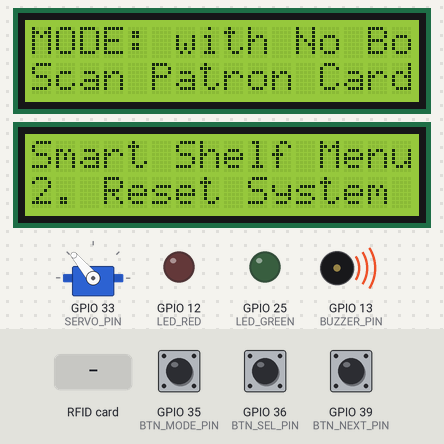
A sketch run on a simulated ESP32. On the bench: servo, 2 × 16×2 character LCD, output pins drawn as LEDs (lit = HIGH), buzzer (waves = sounding, pin HIGH). The test bench sets the inputs (shaded band); at power-on: GPIO 39 (BTN_NEXT_PIN) LOW, GPIO 35 (BTN_MODE_PIN) HIGH, GPIO 36 (BTN_SEL_PIN) LOW. WiFi joins after 1.5 s; servers stay silent unless stated; uploads are accepted with an empty reply; what the sketch prints to the serial monitor is not drawn.

Above: at 3.0 s.
3.1 s: RFID card 5E 7A 19 C4 held to the reader
At 4.7 s:
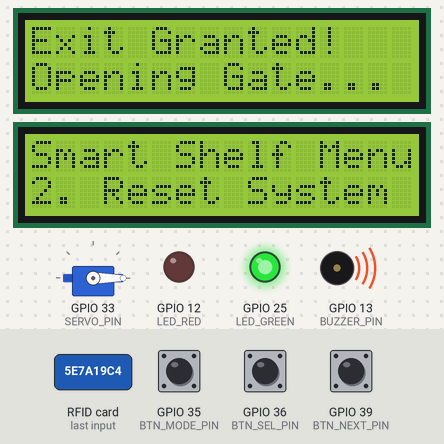
5.1 s: GPIO 39 (BTN_NEXT_PIN) pulled HIGH for 3.2 s
At 8.0 s:
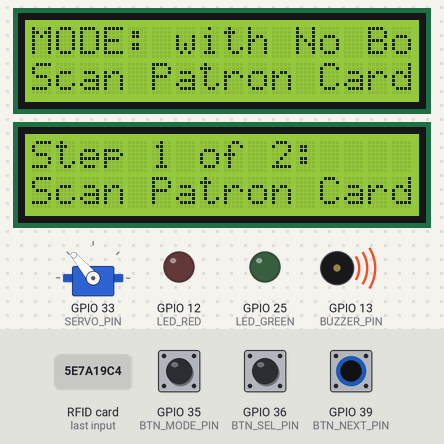
9.8 s: GPIO 35 (BTN_MODE_PIN) pulled LOW for 1 s
At 10.09 s:
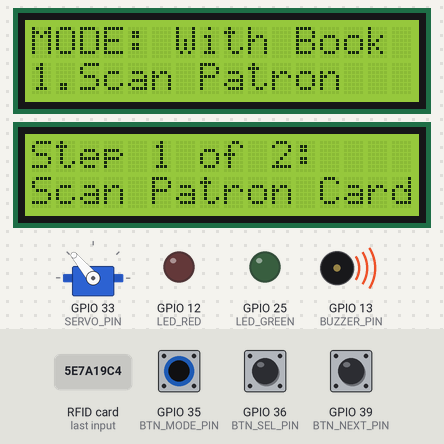
12.3 s: RFID card 5E 7A 19 C4 held to the reader
At 13.6 s:
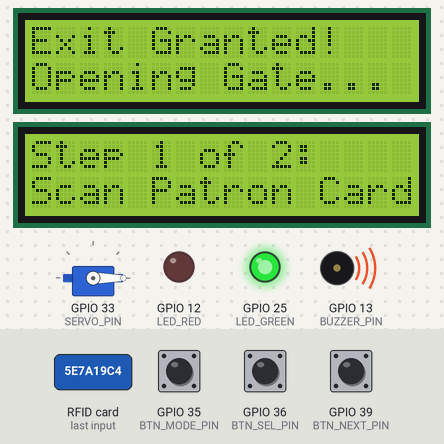
15.3 s: RFID card 5E 7A 19 C4 held to the reader
At 17.1 s:
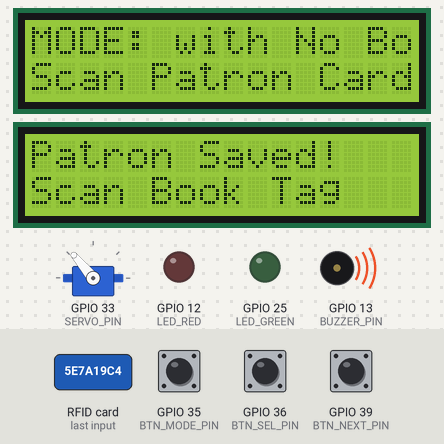
18.3 s: GPIO 35 (BTN_MODE_PIN) pulled LOW for 0.15 s
At 19.7 s:
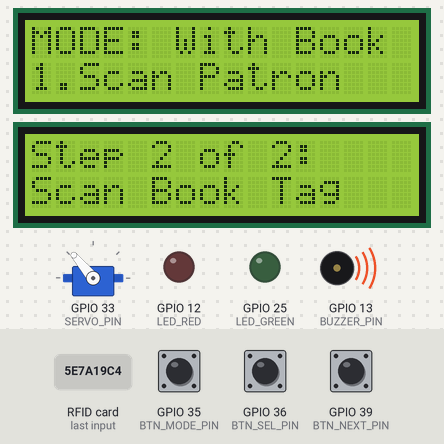
Timing chart, 0 to 20.9 s (numbered marks = the images above; inputs shaded):
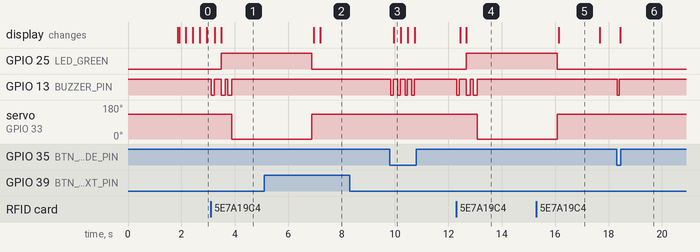

Measured:
- after the input at 3.1 s, GPIO 25 (LED_GREEN): LOW → HIGH after 0.39 s; GPIO 13 (BUZZER_PIN): goes LOW 0.10 s, HIGH 0.26 s, LOW 0.15 s, HIGH 0.10 s, LOW 0.15 s, then HIGH, starting at once; servo on GPIO 33 (SERVO_PIN): 130° → 0° after 0.79 s; the display: first changes after 0.16 s (image 1 shows a later state)
- after the input at 5.1 s, the display: first differs from a run without the input after 2.1 s (image 2)
- after the input at 9.8 s, GPIO 13 (BUZZER_PIN): alternates HIGH for 0.18 s and LOW for 0.08 s, 8 changes in all, then stays HIGH, starting after 0.05 s; the display: changes after 0.16 s (image 3)
- after the input at 12.3 s, GPIO 25 (LED_GREEN): LOW → HIGH after 0.37 s; GPIO 13 (BUZZER_PIN): goes LOW 0.10 s, HIGH 0.26 s, LOW 0.15 s, HIGH 0.10 s, LOW 0.15 s, then HIGH, starting at once; servo on GPIO 33 (SERVO_PIN): 130° → 0° after 0.77 s; the display: first changes after 0.14 s (image 4 shows a later state)
- after the input at 15.3 s, the display: changes after 0.84 s (image 5)
- after the input at 18.3 s, GPIO 13 (BUZZER_PIN): HIGH → LOW at once, → HIGH 0.08 s later; the display: changes after 0.13 s (image 6)
- what the display in image 5 shows lasts 1.6 s, from 16.1 s to 17.7 s

The sketch:

main.ino
```cpp
#include <WiFi.h>
#include <HTTPClient.h>
#include <ArduinoJson.h>
#include <SPI.h>
#include <MFRC522.h>
#include <Wire.h>
#include <LiquidCrystal_I2C.h>
#include <ESP32Servo.h>

//Wi-Fi Credentials
const char* ssid     = "raspberrypi";
const char* password = "raspberrypi";

//API Endpoints
const char* exitScanEndpoint   = "http://192.168.137.1:5121/api/exit/scan";
const char* borrowEndpoint     = "http://192.168.137.1:5121/api/borrowing/borrow";

// Hardware Pins
// Exit Station Hardware
#define SS_EXIT_PIN    17
#define RST_EXIT_PIN   16
#define BTN_MODE_PIN   35
#define BUZZER_PIN     13
#define SERVO_PIN      33
#define LED_GREEN      25
#define LED_RED        12

// Smart Shelf / Borrowing Hardware
#define SS_SHELF_PIN    4
#define RST_SHELF_PIN   5
#define BTN_NEXT_PIN   39
#define BTN_SEL_PIN    36

//Hardware Objects
MFRC522 rfidExit(SS_EXIT_PIN, RST_EXIT_PIN);
MFRC522 rfidShelf(SS_SHELF_PIN, RST_SHELF_PIN);

LiquidCrystal_I2C lcdExit(0x27, 16, 2);    // Exit Display
LiquidCrystal_I2C lcdShelf(0x26, 16, 2);  // Smart Shelf Display

Servo gateServo;

// Shared Helper Functions
void soundBuzzer(int durationMs) {
  digitalWrite(BUZZER_PIN, LOW);  // ON
  delay(durationMs);
  digitalWrite(BUZZER_PIN, HIGH); // OFF
}

void setLEDs(bool greenState, bool redState) {
  digitalWrite(LED_GREEN, greenState ? HIGH : LOW);
  digitalWrite(LED_RED, redState ? HIGH : LOW);
}

void openGate() {
  setLEDs(true, false);
  soundBuzzer(150);
  delay(100);
  soundBuzzer(150);

  gateServo.write(0); // Open gate
  delay(3000);         // Hold open for 3 seconds
  gateServo.write(130);  // Close gate

  setLEDs(false, false);
}

void triggerErrorSignal() {
  setLEDs(false, true);
  soundBuzzer(600);
  delay(1500);
  setLEDs(false, false);
}

String readTagUID(MFRC522 &reader) {
  if (!reader.PICC_IsNewCardPresent() || !reader.PICC_ReadCardSerial()) {
    return "";
  }

  String uidStr = "";
  for (byte i = 0; i < reader.uid.size; i++) {
    if (reader.uid.uidByte[i] < 0x10) uidStr += "0";
    uidStr += String(reader.uid.uidByte[i], HEX);
  }
  uidStr.toUpperCase();

  reader.PICC_HaltA();
  reader.PCD_StopCrypto1();
  return uidStr;
}

// Main Setup & Loop
void setup() {
  pinMode(BUZZER_PIN, OUTPUT);
  digitalWrite(BUZZER_PIN, HIGH);

  Serial.begin(115200);

  // Pin modes
  pinMode(BTN_MODE_PIN, INPUT);
  pinMode(BTN_NEXT_PIN, INPUT);
  pinMode(BTN_SEL_PIN, INPUT);

  pinMode(BUZZER_PIN, OUTPUT);
  digitalWrite(BUZZER_PIN, HIGH); // Keep buzzer OFF

  pinMode(LED_GREEN, OUTPUT);
  pinMode(LED_RED, OUTPUT);
  setLEDs(false, false);

  gateServo.attach(SERVO_PIN);
  gateServo.write(130); // Locked angle

  // Initialize I2C Bus & LCDs
  Wire.begin();
  lcdExit.init();
  lcdExit.backlight();
  lcdShelf.init();
  lcdShelf.backlight();

  lcdExit.setCursor(0, 0); lcdExit.print("Exit Station");
  lcdExit.setCursor(0, 1); lcdExit.print("Connecting WiFi");
  lcdShelf.setCursor(0, 0); lcdShelf.print("Smart Shelf Station");
  lcdShelf.setCursor(0, 1); lcdShelf.print("Connecting WiFi");

  // Connect Wi-Fi
  WiFi.begin(ssid, password);
  while (WiFi.status() != WL_CONNECTED) {
    delay(500);
    Serial.print(".");
  }
  Serial.println("\n[SYSTEM] WiFi Connected!");

  // Initialize SPI & both RFID Readers
  SPI.begin();
  rfidExit.PCD_Init();
  rfidShelf.PCD_Init();

  setupExitStation();
  setupBorrowStation();
}

void loop() {
  loopExitStation();
  loopBorrowStation();
}
```

borrow.ino
```cpp
// Smart Shelf / Borrowing Station Logic

enum ShelfState { MENU, SCAN_PATRON, SCAN_BOOK, CONFIRM_BORROW, SUBMITTING };
ShelfState currentShelfState = MENU;

int menuIndex = 0;
const int maxMenuItems = 2;
const char* menuItems[] = { "1. Borrow Book", "2. Reset System" };

String shelfPatronRfid = "";
String shelfBookRfid   = "";

unsigned long lastShelfDebounce = 0;
const unsigned long shelfDebounceDelay = 250;

void updateShelfLCD(String line1, String line2) {
  lcdShelf.clear();
  lcdShelf.setCursor(0, 0);
  lcdShelf.print(line1.substring(0, 16));
  lcdShelf.setCursor(0, 1);
  lcdShelf.print(line2.substring(0, 16));
}

void displayShelfMenu() {
  updateShelfLCD("Smart Shelf Menu", menuItems[menuIndex]);
}

void resetShelfSession() {
  shelfPatronRfid = "";
  shelfBookRfid = "";
  currentShelfState = MENU;
  menuIndex = 0;
  displayShelfMenu();
}

void sendBorrowRequest() {
  updateShelfLCD("Sending Request", "Please Wait...");

  if (WiFi.status() != WL_CONNECTED) {
    updateShelfLCD("Error:", "WiFi Disconnected");
    delay(2000);
    resetShelfSession();
    return;
  }

  HTTPClient http;
  http.begin(borrowEndpoint);
  http.addHeader("Content-Type", "application/json");

  StaticJsonDocument<256> doc;
  doc["patronRfid"] = shelfPatronRfid;
  doc["bookRfid"]   = shelfBookRfid;

  String requestBody;
  serializeJson(doc, requestBody);
  Serial.println("\n[BORROW OUT] " + requestBody);

  int httpCode = http.POST(requestBody);
  Serial.printf("[BORROW IN] Status: %d\n", httpCode);

  if (httpCode == 200 || httpCode == 201) {
    updateShelfLCD("Success!", "Book Borrowed");
  } else {
    updateShelfLCD("Borrow Failed!", "Error: " + String(httpCode));
  }

  http.end();
  delay(3000);
  resetShelfSession();
}

void setupBorrowStation() {
  resetShelfSession();
}

void loopBorrowStation() {
  bool btnNext = (digitalRead(BTN_NEXT_PIN) == LOW);
  bool btnSel  = (digitalRead(BTN_SEL_PIN) == LOW);

  if ((btnNext || btnSel) && (millis() - lastShelfDebounce > shelfDebounceDelay)) {
    lastShelfDebounce = millis();

    if (currentShelfState == MENU) {
      if (btnNext) {
        menuIndex = (menuIndex + 1) % maxMenuItems;
        displayShelfMenu();
      } else if (btnSel) {
        if (menuIndex == 0) {
          currentShelfState = SCAN_PATRON;
          updateShelfLCD("Step 1 of 2:", "Scan Patron Card");
        } else if (menuIndex == 1) {
          resetShelfSession();
        }
      }
    }
    else if (currentShelfState == CONFIRM_BORROW) {
      if (btnNext) {
        updateShelfLCD("Cancelled!", "Resetting...");
        delay(1500);
        resetShelfSession();
      } else if (btnSel) {
        currentShelfState = SUBMITTING;
        sendBorrowRequest();
      }
    }
  }

  // Poll Smart Shelf RFID Reader
  if (currentShelfState == SCAN_PATRON) {
    String shelfTag = readTagUID(rfidShelf);
    if (shelfTag != "") {
      shelfPatronRfid = shelfTag;
      Serial.println("[SHELF RFID] Patron Scanned: " + shelfPatronRfid);
      updateShelfLCD("Patron Saved!", "Scan Book Tag");
      delay(1500);
      currentShelfState = SCAN_BOOK;
      updateShelfLCD("Step 2 of 2:", "Scan Book Tag");
    }
  }
  else if (currentShelfState == SCAN_BOOK) {
    String shelfTag = readTagUID(rfidShelf);
    if (shelfTag != "") {
      if (shelfTag == shelfPatronRfid) {
        updateShelfLCD("Invalid Tag!", "Scan Book Tag");
        delay(1000);
        updateShelfLCD("Step 2 of 2:", "Scan Book Tag");
        return;
      }
      shelfBookRfid = shelfTag;
      Serial.println("[SHELF RFID] Book Scanned: " + shelfBookRfid);
      currentShelfState = CONFIRM_BORROW;
      updateShelfLCD("Press Select to", "Confirm Borrow");
    }
  }
}
```

exit.ino
```cpp
// Exit Station Logic

enum ExitMode { EXIT_NO_BOOK, EXIT_WITH_BOOK };
ExitMode currentExitMode = EXIT_NO_BOOK;

enum ExitStep { STEP_EXIT_PATRON, STEP_EXIT_BOOK };
ExitStep currentExitStep = STEP_EXIT_PATRON;

String exitPatronRfid = "";
String exitBookRfid   = "";

unsigned long lastExitDebounce = 0;
const unsigned long exitDebounceDelay = 250;

void updateExitLCD(String line1, String line2) {
  lcdExit.clear();
  lcdExit.setCursor(0, 0);
  lcdExit.print(line1.substring(0, 16));
  lcdExit.setCursor(0, 1);
  lcdExit.print(line2.substring(0, 16));
}

void updateExitDisplayMode() {
  if (currentExitMode == EXIT_NO_BOOK) {
    updateExitLCD("MODE: with No Book", "Scan Patron Card");
  } else {
    if (currentExitStep == STEP_EXIT_PATRON) {
      updateExitLCD("MODE: With Book", "1.Scan Patron");
    } else {
      updateExitLCD("MODE: With Book", "2.Scan Book Tag");
    }
  }
}

void resetExitSession() {
  exitPatronRfid = "";
  exitBookRfid = "";
  currentExitStep = STEP_EXIT_PATRON;
  updateExitDisplayMode();
}

void sendExitScan() {
  updateExitLCD("Validating Exit", "Please Wait...");

  if (WiFi.status() != WL_CONNECTED) {
    updateExitLCD("WiFi Error!", "Disconnected");
    triggerErrorSignal();
    resetExitSession();
    return;
  }

  HTTPClient http;
  http.begin(exitScanEndpoint);
  http.addHeader("Content-Type", "application/json");

  StaticJsonDocument<256> doc;
  doc["patronRfid"] = exitPatronRfid;
  if (currentExitMode == EXIT_WITH_BOOK && exitBookRfid.length() > 0) {
    doc["bookRfid"] = exitBookRfid;
  }

  String requestBody;
  serializeJson(doc, requestBody);
  Serial.println("\n[EXIT OUT] " + requestBody);

  int httpCode = http.POST(requestBody);
  Serial.printf("[EXIT IN] Status: %d\n", httpCode);

  if (httpCode == 200 || httpCode == 201) {
    updateExitLCD("Exit Granted!", "Opening Gate...");
    openGate();
  } else {
    updateExitLCD("Exit Denied!", "Check Server");
    triggerErrorSignal();
  }

  http.end();
  resetExitSession();
}

void setupExitStation() {
  resetExitSession();
}

void loopExitStation() {
  // Mode Button Toggle
  if (digitalRead(BTN_MODE_PIN) == LOW && (millis() - lastExitDebounce > exitDebounceDelay)) {
    lastExitDebounce = millis();
    soundBuzzer(80);

    currentExitMode = (currentExitMode == EXIT_NO_BOOK) ? EXIT_WITH_BOOK : EXIT_NO_BOOK;
    resetExitSession();
  }

  // Poll Exit RFID Reader
  String exitTag = readTagUID(rfidExit);
  if (exitTag != "") {
    soundBuzzer(100);

    if (currentExitMode == EXIT_NO_BOOK) {
      exitPatronRfid = exitTag;
      Serial.println("[EXIT RFID] Patron Scanned (No Book): " + exitPatronRfid);
      sendExitScan();
    }
    else if (currentExitMode == EXIT_WITH_BOOK) {
      if (currentExitStep == STEP_EXIT_PATRON) {
        exitPatronRfid = exitTag;
        Serial.println("[EXIT RFID] Step 1 Patron: " + exitPatronRfid);
        currentExitStep = STEP_EXIT_BOOK;
        updateExitDisplayMode();
      }
      else if (currentExitStep == STEP_EXIT_BOOK) {
        if (exitTag == exitPatronRfid) {
          updateExitLCD("Invalid Tag!", "Scan Book Tag");
          triggerErrorSignal();
          updateExitDisplayMode();
          return;
        }
        exitBookRfid = exitTag;
        Serial.println("[EXIT RFID] Step 2 Book: " + exitBookRfid);
        sendExitScan();
      }
    }
  }
}
```
